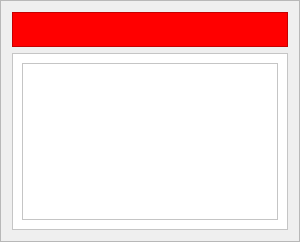
           <widget class="QFrame" name="frame_7">
            <property name="sizePolicy">
             <sizepolicy hsizetype="Preferred" vsizetype="Preferred">
              <horstretch>0</horstretch>
              <verstretch>3</verstretch>
             </sizepolicy>
            </property>
            <property name="frameShape">
             <enum>QFrame::StyledPanel</enum>
            </property>
            <property name="frameShadow">
             <enum>QFrame::Raised</enum>
            </property>
            <layout class="QVBoxLayout" name="verticalLayout">
             <item>
              <widget class="QFrame" name="frame_12">
               <property name="sizePolicy">
                <sizepolicy hsizetype="Preferred" vsizetype="Preferred">
                 <horstretch>0</horstretch>
                 <verstretch>2</verstretch>
                </sizepolicy>
               </property>
               <property name="styleSheet">
                <string notr="true">background-color: rgb(255, 0, 0);</string>
               </property>
               <property name="frameShape">
                <enum>QFrame::StyledPanel</enum>
               </property>
               <property name="frameShadow">
                <enum>QFrame::Raised</enum>
               </property>
              </widget>
             </item>
             <item>
              <widget class="QFrame" name="frame_32">
               <property name="sizePolicy">
                <sizepolicy hsizetype="Preferred" vsizetype="Preferred">
                 <horstretch>0</horstretch>
                 <verstretch>10</verstretch>
                </sizepolicy>
               </property>
               <property name="styleSheet">
                <string notr="true">background-color: rgb(255, 255, 255);</string>
               </property>
               <property name="frameShape">
                <enum>QFrame::StyledPanel</enum>
               </property>
               <property name="frameShadow">
                <enum>QFrame::Raised</enum>
               </property>
               <layout class="QVBoxLayout" name="verticalLayout_19">
                <item>
                 <widget class="QTextEdit" name="redPlayerNameTxt">
                  <property name="font">
                   <font>
                    <pointsize>50</pointsize>
                   </font>
                  </property>
                  <property name="mouseTracking">
                   <bool>true</bool>
                  </property>
                  <property name="tabletTracking">
                   <bool>true</bool>
                  </property>
                  <property name="contextMenuPolicy">
                   <enum>Qt::DefaultContextMenu</enum>
                  </property>
                  <property name="layoutDirection">
                   <enum>Qt::RightToLeft</enum>
                  </property>
                  <property name="readOnly">
                   <bool>true</bool>
                  </property>
                 </widget>
                </item>
               </layout>
              </widget>
             </item>
            </layout>
           </widget>
